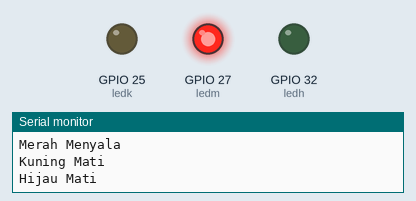
This program was run on a simulated ESP32. Parts: output pins drawn as LEDs (lit = HIGH), the last lines printed to the serial monitor.

Above: at 1.5 s.
At 3.5 s:
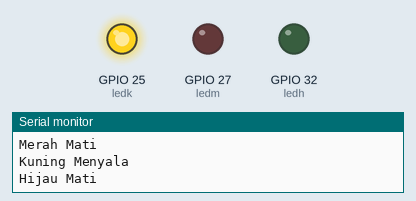
At 5.0 s:
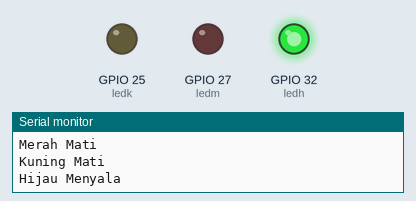
Timing chart, 0 to 7.8 s (numbered marks = the images above):
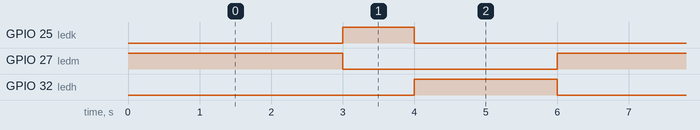

Measured:
- by itself, GPIO 25 (ledk): alternates HIGH for 1.0 s and LOW for 5.0 s
- by itself, GPIO 27 (ledm): alternates HIGH for 3.0 s and LOW for 3.0 s
- by itself, GPIO 32 (ledh): alternates HIGH for 2.0 s and LOW for 4.0 s

The program:

main.cpp
```cpp
#include <Arduino.h>

int ledm = 27; // Lampu Merah di GPIO 27
int ledk = 25; // Lampu Kuning di GPIO 25
int ledh = 32; // Lampu Hijau di GPIO 32

void setup()
{
  Serial.begin(9600);
  pinMode(ledm, OUTPUT);
  pinMode(ledk, OUTPUT);
  pinMode(ledh, OUTPUT);
}

void loop()
{
  // Lampu Merah Menyala
  digitalWrite(ledm, HIGH);
  digitalWrite(ledk, LOW);
  digitalWrite(ledh, LOW);
  Serial.println("Merah Menyala");
  Serial.println("Kuning Mati");
  Serial.println("Hijau Mati");
  delay(3000);

  // Lampu Kuning Menyala
  digitalWrite(ledm, LOW);
  digitalWrite(ledk, HIGH);
  digitalWrite(ledh, LOW);
  Serial.println("Merah Mati");
  Serial.println("Kuning Menyala");
  Serial.println("Hijau Mati");
  delay(1000);

  // Lampu Hijau Menyala
  digitalWrite(ledm, LOW);
  digitalWrite(ledk, LOW);
  digitalWrite(ledh, HIGH);
  Serial.println("Merah Mati");
  Serial.println("Kuning Mati");
  Serial.println("Hijau Menyala");
  delay(2000);
}
```
